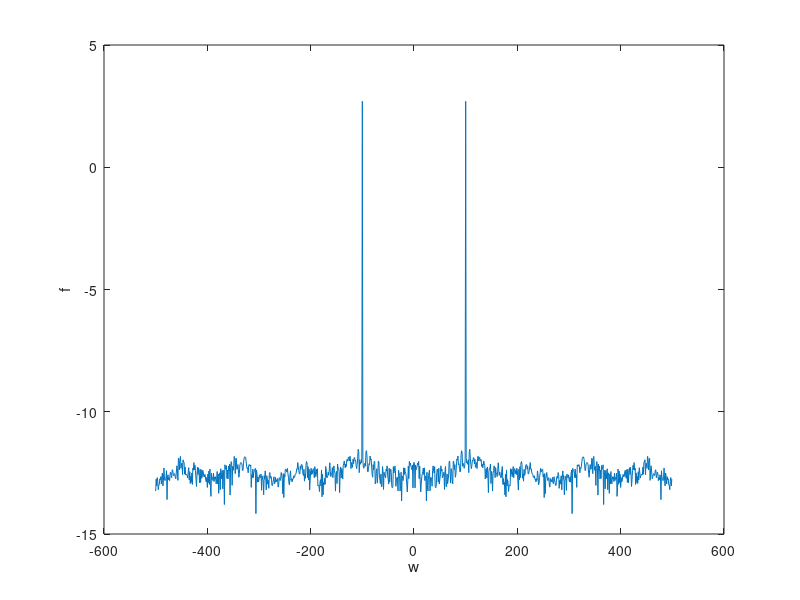

The MATLAB source for this figure:
% Creating continous time sinusoidal signal
Ts = 0.001;
t = 0: Ts : 1-0.001;
fc = 100; 
xt =  cos(2*pi*100*t)
plot(t, xt)
xlabel('x-axis: t')
ylabel('y-axis: xt')
title('Lab 1: Creating a continous time sinusoidal')
xt(find( t == 0.32 ))
xt(find( t == 0.64 ))

% Sampling continous time sinusoidal signal
v = 0: 0.008 : 1-0.008;
xn = cos(2*pi*100*v)
hold on
plot(t, xt)
stem(v, xn)
hold off

yt = fft(xt)
yt = fftshift(yt)
%plot(t, yt)
fs = 1000
n = 1000
w = -fs/2 : fs/n : (fs/2 - fs/1000);
plot(w, yt)
xlabel('w')
ylabel('yt')

% Warning 
f = abs(yt)
f = log10(f)

plot(w, f)
xlabel('w')
ylabel('f')






